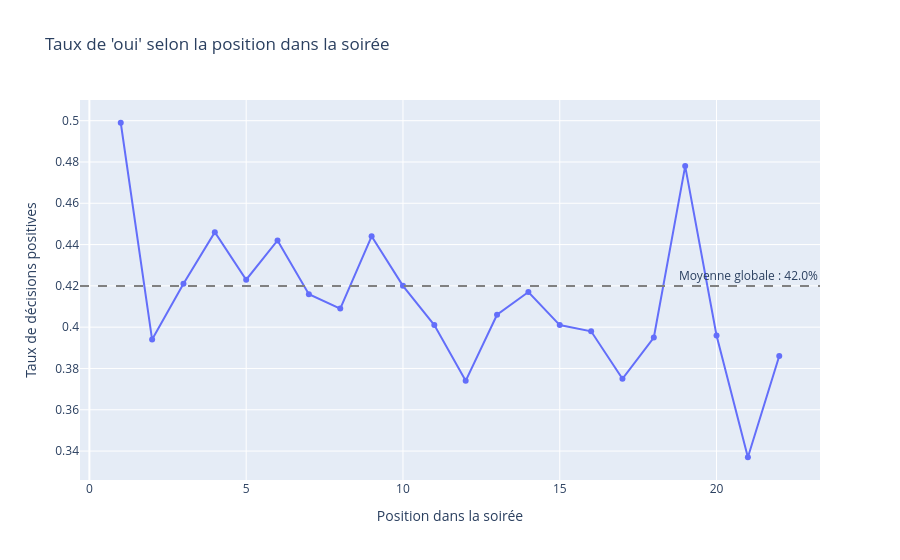

This figure's notebook cell:
### Code cell
ordre_df = taux_par_ordre.reset_index()

fig = px.line(
    ordre_df,
    x="order",
    y="dec",
    markers=True,
    title="Taux de 'oui' selon la position dans la soirée",
    labels={"order": "Position dans la soirée", "dec": "Taux de décisions positives"}
)

# Ligne horizontale = taux moyen global, pour référence
moyenne_globale = df["dec"].mean()
fig.add_hline(
    y=moyenne_globale,
    line_dash="dash",
    line_color="gray",
    annotation_text=f"Moyenne globale : {moyenne_globale:.1%}"
)

fig.show()

### Figure 1 — Plotly figure (JSON) as saved in the notebook; plotly's stock layout.template omitted (floating-point values rounded to 4 significant figures)
{"data": [{"hovertemplate": "Position dans la soirée=%{x}<br>Taux de décisions positives=%{y}<extra></extra>", "legendgroup": "", "line": {"color": "#636efa", "dash": "solid"}, "marker": {"symbol": "circle"}, "mode": "lines+markers", "name": "", "orientation": "v", "showlegend": false, "type": "scatter", "x": [1, 2, 3, 4, 5, 6, 7, 8, 9, 10, 11, 12, 13, 14, 15, 16, 17, 18, 19, 20, 21, 22], "xaxis": "x", "y": [0.499, 0.394, 0.421, 0.446, 0.423, 0.442, 0.416, 0.409, 0.444, 0.42, 0.401, 0.374, 0.406, 0.417, 0.401, 0.398, 0.375, 0.395, 0.478, 0.396, 0.337, 0.386], "yaxis": "y"}], "layout": {"annotations": [{"showarrow": false, "text": "Moyenne globale : 42.0%", "x": 1, "xanchor": "right", "xref": "x domain", "y": 0.4199, "yanchor": "bottom", "yref": "y"}], "legend": {"tracegroupgap": 0}, "shapes": [{"line": {"color": "gray", "dash": "dash"}, "type": "line", "x0": 0, "x1": 1, "xref": "x domain", "y0": 0.4199, "y1": 0.4199, "yref": "y"}], "title": {"text": "Taux de 'oui' selon la position dans la soirée"}, "xaxis": {"anchor": "y", "domain": [0, 1], "title": {"text": "Position dans la soirée"}}, "yaxis": {"anchor": "x", "domain": [0, 1], "title": {"text": "Taux de décisions positives"}}}}
